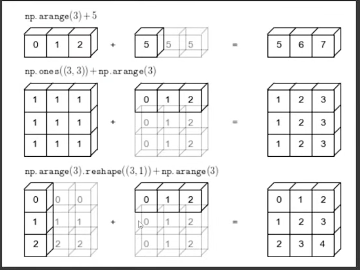
#> input picture NumPy/broadcasting-rules.png, 360 x 270 px
$ jupyter execute --allow-errors NumPy_Day4.ipynb
#> lines starting #> are read from the running program, lines starting #| are printed output that depends on the picture
# 3D plotting

[cell 1]
import numpy as np
import pandas as pd

a = np.linspace(-10, 9, 21, dtype=int)
b = np.linspace(-10, 9, 21, dtype=int)

xx, yy = np.meshgrid(a, b)

print(xx)

- Plotting 3D graphs
- meshgrid

[cell 2]
import matplotlib.pyplot as plt
plt.scatter(xx,yy)
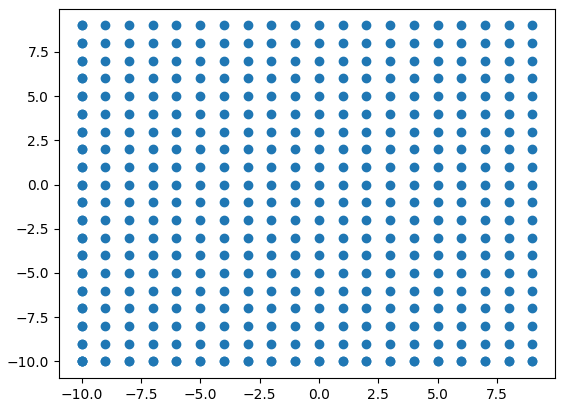
#> figure drawn by matplotlib, 1 panel

[cell 3]
def fun(x,y):
    return 3*np.sin(x) + 2*y
zz=fun(xx,yy)

[cell 4]
# import 3D library
import plotly.express as px
import plotly.graph_objects as go

[cell 5]
fig = px.scatter_3d()

fig.add_trace(go.Surface(x=xx,y=yy,z=zz))

fig.show()

### Working with random

[cell 6]
# random
# randint
# seed
# choice

[cell 7]
# np.random.seed(0)

[cell 8]
np.random.seed(0)
x=np.random.random((2,3))
x

[cell 9]
np.random.seed(0)
np.random.randint(1,100,12).reshape(3,4)

- Suffle array()

[cell 10]
a=np.array=([12,14,15,14,34,3,2,])

[cell 11]
np.random.shuffle(a)
a

#> (a cell that did not finish here is left out)

### Working with images

[cell 13]
import numpy as np
import cv2
import matplotlib.pyplot as plt
img = cv2.imread('broadcasting-rules.png')
#> img is the input picture: shape (270, 360, 3); mean B, G, R 234.9, 234.9, 234.9

# image show
#> (the rest of this cell did not finish here and is left out)

[cell 14]
# flip()
flip_img=np.flip(img)
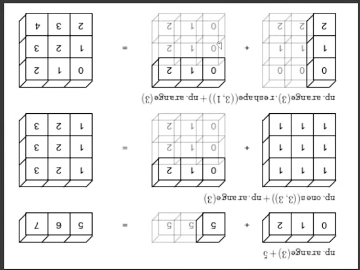
#> flip_img: shape (270, 360, 3); mean B, G, R 234.9, 234.9, 234.9
#> (the rest of this cell did not finish here and is left out)
